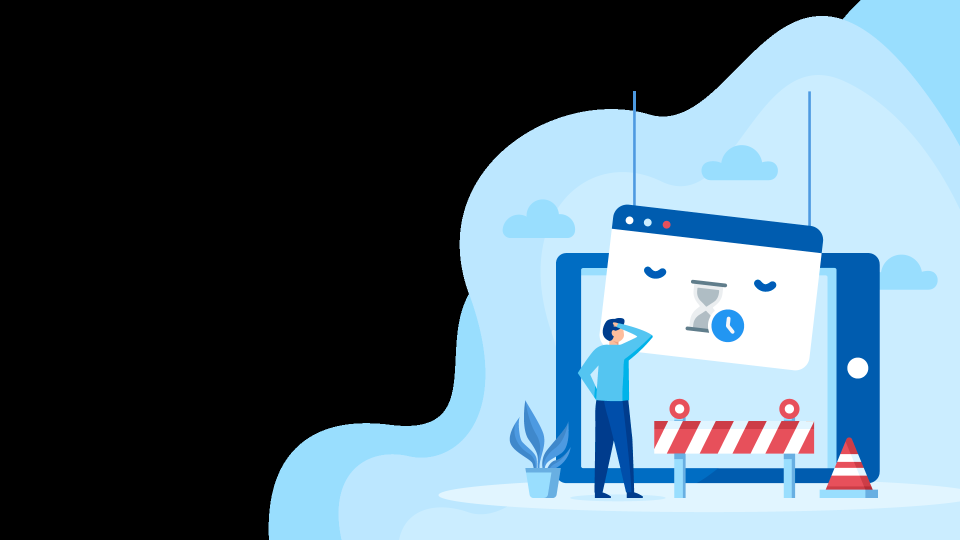
#> input picture assets/css/images/404page.png, 1920 x 1080 px (shown at 1/2 size)
$ python confidence_gate.py ../../assets/css/images ../../assets/css/images/login_bg.jpg   (older library calls are emulated)
#> lines starting #> are read from the running program, lines starting #| are printed output that depends on the picture
### gaussian_splat/scripts/capture_analyzer.py
#!/usr/bin/env python3
from __future__ import annotations

import argparse
import json
from dataclasses import dataclass
from pathlib import Path
from statistics import mean, median
from typing import Any

try:
    import cv2
except ImportError:
    cv2 = None

try:
    from PIL import Image, ImageStat
except ImportError:
    Image = None
    ImageStat = None


IMAGE_SUFFIXES = {".jpg", ".jpeg", ".png", ".bmp", ".tif", ".tiff", ".webp"}
VIDEO_SUFFIXES = {".mp4", ".mov", ".avi", ".mkv", ".webm", ".m4v"}


@dataclass
class FrameSample:
    blur: float
    brightness: float
    contrast: float
    thumbnail: Any = None
    readable: bool = True


def clamp(value: float, low: float = 0.0, high: float = 1.0) -> float:
    return max(low, min(high, value))


def risk_level(score: float) -> str:
    if score >= 0.75:
        return "low"
    if score >= 0.45:
        return "medium"
    return "high"


def collect_image_paths(directory: Path) -> list[Path]:
    return sorted(
        path
        for path in directory.iterdir()
        if path.is_file() and path.suffix.lower() in IMAGE_SUFFIXES
    )


def opencv_sample(gray: Any) -> FrameSample:
    thumbnail = cv2.resize(gray, (64, 64), interpolation=cv2.INTER_AREA)
    return FrameSample(
        blur=float(cv2.Laplacian(gray, cv2.CV_64F).var()),
        brightness=float(gray.mean() / 255.0),
        contrast=float(gray.std() / 255.0),
        thumbnail=thumbnail,
    )


# [32 lines left out: functions pil_blur_estimate, pil_sample, not called in this run]


def load_image_sample(path: Path) -> FrameSample:
    if cv2 is not None:
        gray = cv2.imread(str(path), cv2.IMREAD_GRAYSCALE)
        if gray is not None:
            return opencv_sample(gray)

    sample = pil_sample(path)
    if sample is not None:
        return sample

    return FrameSample(0.0, 0.0, 0.0, readable=False)


def load_image_frames(directory: Path) -> list[FrameSample]:
    frames = []
    for path in collect_image_paths(directory):
        frames.append(load_image_sample(path))
#> in load_image_sample, `gray = cv2.imread(str(path), cv2.IMREAD_GRAYSCALE)`:
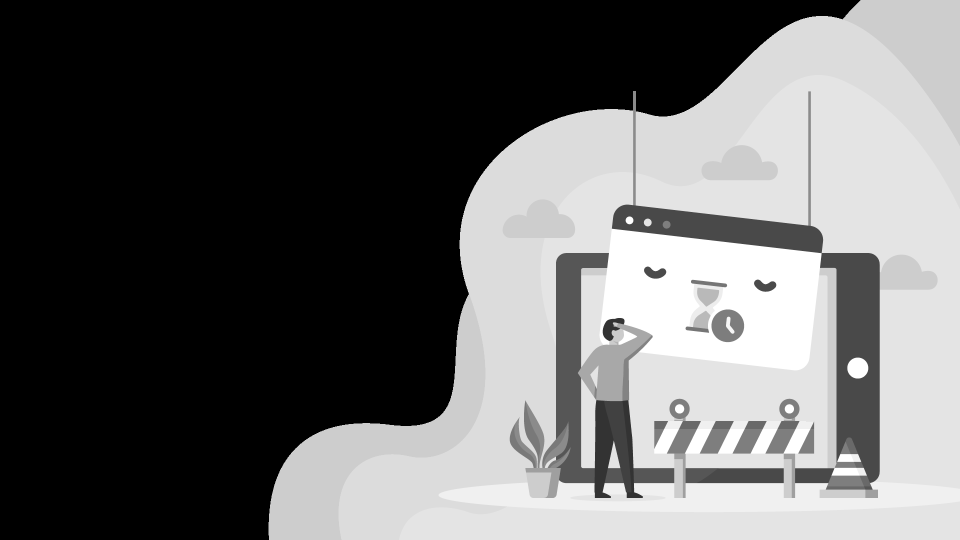
#> gray: shape (1080, 1920) (shown at 1/2 size); min 0, max 255, mean 101
#> in opencv_sample, `thumbnail = cv2.resize(gray, (64, 64), interpolation=cv2.INTER_AREA)`:
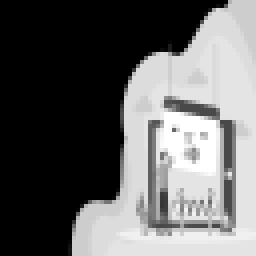
#> thumbnail: shape (64, 64) (shown 4 times larger); min 0, max 255, mean 101
#> pass 2 of the loop in load_image_frames, `for path in collect_image_paths(directory):`:
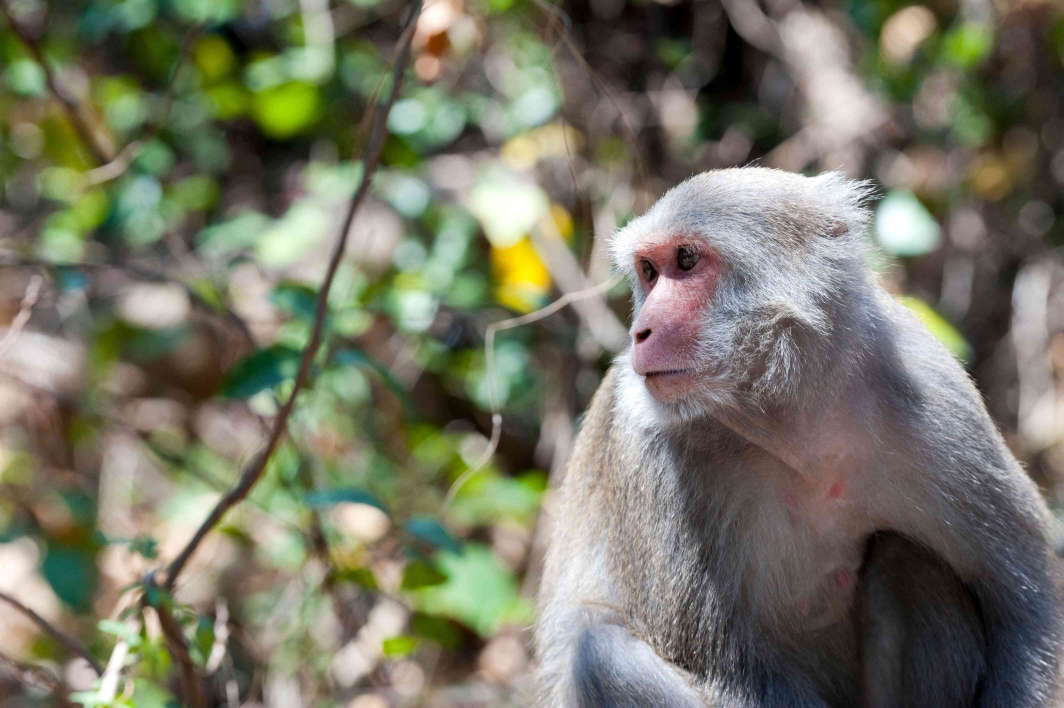
#> input picture assets/css/images/login_bg.jpg, 4256 x 2832 px (shown at 1/4 size)
#> in load_image_sample (call 2), `gray = cv2.imread(str(path), cv2.IMREAD_GRAYSCALE)`:
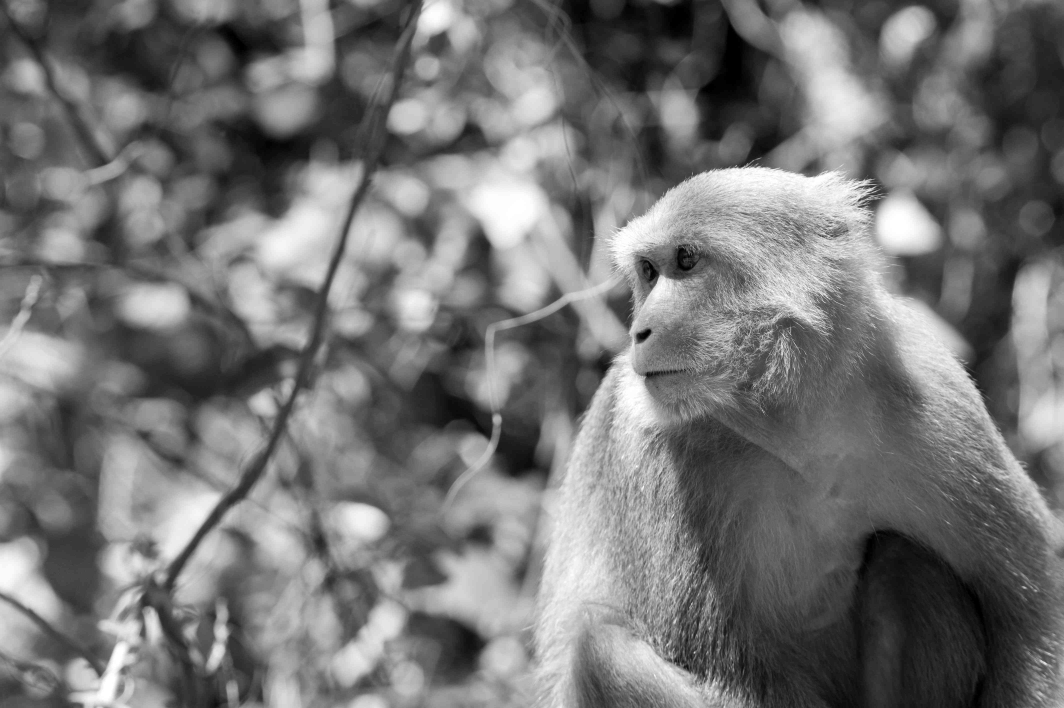
#> gray: shape (2832, 4256) (shown at 1/4 size); min 0, max 255, mean 116.4
#> in opencv_sample (call 2), `thumbnail = cv2.resize(gray, (64, 64), interpolation=cv2.INTER_AREA)`:
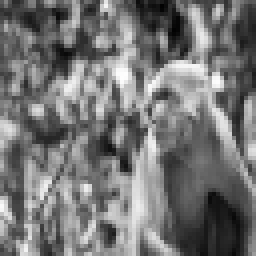
#> thumbnail: shape (64, 64) (shown 4 times larger); min 2, max 254, mean 116.4
    return frames


# [39 lines left out: functions target_frame_indices, load_video_frames, not called in this run]


def load_frames(input_path: Path) -> list[FrameSample]:
    if input_path.is_dir():
        return load_image_frames(input_path)
    if input_path.is_file() and input_path.suffix.lower() in VIDEO_SUFFIXES:
        return load_video_frames(input_path)
    if input_path.is_file() and input_path.suffix.lower() in IMAGE_SUFFIXES:
        return load_image_frames(input_path.parent)
    raise ValueError(f"Expected an image directory or video path: {input_path}")


def thumbnail_diff(previous: Any, current: Any) -> float | None:
    if previous is None or current is None:
        return None
    if cv2 is not None and hasattr(previous, "shape") and hasattr(current, "shape"):
        return float(cv2.absdiff(previous, current).mean() / 255.0)
    pairs = list(zip(previous, current))
    if not pairs:
        return None
    return float(mean(abs(left - right) / 255.0 for left, right in pairs))


def frame_motion(frames: list[FrameSample]) -> list[float]:
    if len(frames) < 2:
        return []

    motions = []
    previous = frames[0].thumbnail
    for frame in frames[1:]:
        current = frame.thumbnail
        diff = thumbnail_diff(previous, current)
        if diff is not None:
            motions.append(diff)
        previous = current
    return motions


def build_metrics(frames: list[FrameSample]) -> dict[str, Any]:
    readable = [frame for frame in frames if frame.readable]
    blurs = [frame.blur for frame in readable]
    brightness = [frame.brightness for frame in readable]
    contrasts = [frame.contrast for frame in readable]
    motions = frame_motion(frames)

    duplicate_ratio = (
        float(sum(value < 0.02 for value in motions) / len(motions)) if motions else 1.0
    )
    jump_ratio = (
        float(sum(value > 0.45 for value in motions) / len(motions)) if motions else 1.0
    )

    return {
        "frameCount": len(frames),
        "blurEstimate": float(median(blurs)) if blurs else 0.0,
        "brightnessEstimate": float(mean(brightness)) if brightness else 0.0,
        "contrastEstimate": float(mean(contrasts)) if contrasts else 0.0,
        "duplicateRatio": duplicate_ratio,
        "lowMotionRatio": duplicate_ratio,
        "meanMotion": float(mean(motions)) if motions else 0.0,
        "motionJumpRatio": jump_ratio,
        "readableFrameCount": len(readable),
        "sampledFrameCount": len(frames),
    }


def load_json(path: Path) -> dict[str, Any]:
    try:
        data = json.loads(path.read_text(encoding="utf-8"))
    except (OSError, json.JSONDecodeError):
        return {}
    return data if isinstance(data, dict) else {}


def job_dir_candidates(path: Path) -> list[Path]:
    start = path if path.is_dir() else path.parent
    return [start, *start.parents[:3]]


def colmap_registration_probe(input_path: Path, frame_count: int) -> dict[str, Any]:
    for candidate in job_dir_candidates(input_path):
        report = load_json(candidate / "processed" / "sfm_report.json")
        if report:
            ratio = report.get("registered_ratio")
            registered = report.get("registered_count")
            image_count = report.get("image_count")
            return {
                "source": "processed/sfm_report.json",
                "registeredRatio": ratio if isinstance(ratio, (int, float)) else None,
                "registeredCount": registered if isinstance(registered, int) else None,
                "imageCount": image_count if isinstance(image_count, int) else None,
            }

        transforms = load_json(candidate / "processed" / "transforms.json")
        frames = transforms.get("frames") if isinstance(transforms.get("frames"), list) else None
        if frames is not None:
            registered = len(frames)
            return {
                "source": "processed/transforms.json",
                "registeredRatio": round(registered / frame_count, 6) if frame_count else None,
                "registeredCount": registered,
                "imageCount": frame_count,
            }
    return {}


def score_report(metrics: dict[str, Any]) -> tuple[float, dict[str, float]]:
    frame_score = clamp(metrics["frameCount"] / 10.0)
    blur_score = clamp(metrics["blurEstimate"] / 350.0)
    brightness_score = clamp(1.0 - abs(metrics["brightnessEstimate"] - 0.5) / 0.5)
    contrast_score = clamp(metrics["contrastEstimate"] / 0.25)
    motion_score = clamp(1.0 - metrics["lowMotionRatio"])
    jump_score = clamp(1.0 - metrics["motionJumpRatio"])

    parts = {
        "frameCount": frame_score,
        "blur": blur_score,
        "brightness": brightness_score,
        "contrast": contrast_score,
        "motion": motion_score,
        "motionJump": jump_score,
    }
    score = (
        frame_score * 0.20
        + blur_score * 0.25
        + brightness_score * 0.15
        + contrast_score * 0.15
        + motion_score * 0.15
        + jump_score * 0.10
    )
    return round(clamp(score), 3), parts


def grade_for(score: float) -> str:
    if score >= 0.93:
        return "A"
    if score >= 0.85:
        return "A-"
    if score >= 0.80:
        return "B+"
    if score >= 0.70:
        return "B"
    if score >= 0.60:
        return "C"
    if score >= 0.50:
        return "D"
    return "F"


def decision_for(score: float) -> str:
    if score >= 0.80:
        return "run"
    if score >= 0.60:
        return "warn"
    if score >= 0.40:
        return "require_override"
    return "recapture_recommended"


def recommendations(metrics: dict[str, Any], parts: dict[str, float]) -> list[str]:
    items = []
    if metrics["frameCount"] < 10:
        items.append("Add more frames before reconstruction.")
    if parts["blur"] < 0.45:
        items.append("Recapture sharper images or remove blurry frames.")
    if parts["brightness"] < 0.45:
        items.append("Improve lighting and avoid under/over-exposed frames.")
    if parts["contrast"] < 0.45:
        items.append("Add frames with more visible texture and contrast.")
    if metrics["lowMotionRatio"] > 0.40:
        items.append("Move around the subject more; many frames look duplicated.")
    if metrics["motionJumpRatio"] > 0.25:
        items.append("Avoid large viewpoint jumps between neighboring frames.")
    probe = metrics.get("colmapRegistrationProbe") if isinstance(metrics.get("colmapRegistrationProbe"), dict) else {}
    ratio = probe.get("registeredRatio")
    if isinstance(ratio, (int, float)) and ratio < 0.60:
        items.append("COLMAP registered too few frames; add overlap or recapture weak angles.")
    return items


def analyze_capture(input_path: str | Path) -> dict[str, Any]:
    path = Path(input_path)
    frames = load_frames(path)
    metrics = build_metrics(frames)
    probe = colmap_registration_probe(path, metrics["frameCount"])
    if probe:
        metrics["colmapRegistrationProbe"] = probe
    score, parts = score_report(metrics)
    registration_score = score
    ratio = probe.get("registeredRatio") if probe else None
    if isinstance(ratio, (int, float)):
        registration_score = float(ratio)
    risks = {
        "frameCount": risk_level(parts["frameCount"]),
        "blur": risk_level(parts["blur"]),
        "brightness": risk_level(parts["brightness"]),
        "contrast": risk_level(parts["contrast"]),
        "duplicates": risk_level(1.0 - metrics["duplicateRatio"]),
        "motion": risk_level(parts["motion"]),
        "motionJump": risk_level(parts["motionJump"]),
        "registration": risk_level(registration_score),
    }

    return {
        "confidenceScore": score,
        "grade": grade_for(score),
        "decision": decision_for(score),
        "estimatedRisk": risks,
        "metrics": metrics,
        "recommendations": recommendations(metrics, parts),
    }


# [24 lines left out: functions parse_args, main, not called in this run]


# [2 lines that do not run on import are left out]

### gaussian_splat/scripts/confidence_gate.py
#!/usr/bin/env python3
from __future__ import annotations

import argparse
import json
from datetime import datetime, timezone
from pathlib import Path
from typing import Any

try:
    from scripts.capture_analyzer import analyze_capture
except ModuleNotFoundError:  # Allows direct `python scripts/confidence_gate.py`.
    from capture_analyzer import analyze_capture


REPORT_NAME = "confidence_report.json"
GATE_NAME = "confidence_gate.json"

DECISION_MAP = {
    "run": "run",
    "warn": "warn",
    "require_override": "hold",
    "recapture_recommended": "reject",
    "hold": "hold",
    "reject": "reject",
}


def utc_now() -> str:
    return datetime.now(timezone.utc).isoformat(timespec="seconds").replace("+00:00", "Z")


def write_json(path: Path, data: dict[str, Any]) -> None:
    path.parent.mkdir(parents=True, exist_ok=True)
    path.write_text(
        json.dumps(data, ensure_ascii=False, indent=2, sort_keys=True) + "\n",
        encoding="utf-8",
    )


def read_report(path: Path) -> dict[str, Any]:
    data = json.loads(path.read_text(encoding="utf-8"))
    if not isinstance(data, dict):
        raise ValueError("report root is not an object")
    return data


def failure_report(reason: str) -> dict[str, Any]:
    return {
        "confidenceScore": None,
        "grade": "",
        "decision": "reject",
        "estimatedRisk": {"analysis": "high"},
        "metrics": {},
        "recommendations": [reason],
    }


def load_or_create_report(
    job_dir: Path, input_path: Path, force: bool = False
) -> tuple[dict[str, Any] | None, str]:
    report_path = job_dir / REPORT_NAME
    if report_path.is_file() and not force:
        try:
            return read_report(report_path), ""
        except (json.JSONDecodeError, OSError, ValueError) as exc:
            return None, f"Malformed {REPORT_NAME}: {exc}"

    try:
        report = analyze_capture(input_path)
#> in analyze_capture, `frames = load_frames(path)`: frames = 2 items
#> in build_metrics, `blurs = [frame.blur for frame in readable]`: blurs = [280.3, 64.22]
#> in build_metrics, `brightness = [frame.brightness for frame in readable]`: brightness = [0.396, 0.457]
#> in build_metrics, `contrasts = [frame.contrast for frame in readable]`: contrasts = [0.427, 0.223]
#> the loop in frame_motion, `for frame in frames[1:]:` made 1 pass
#> diff on pass 1: 0.423
#> after the loop in frame_motion, `for frame in frames[1:]:`: motions = [0.423]
#> in build_metrics, `duplicate_ratio = ( float(sum(value < 0.02 for value in motions) / len..`: duplicate_ratio = 0
#> in analyze_capture, `metrics = build_metrics(frames)`: metrics = 10 items
#> in analyze_capture, `probe = colmap_registration_probe(path, metrics["frameCount"])`: probe = 0 items
#> in score_report, `frame_score = clamp(metrics["frameCount"] / 10.0)`: frame_score = 0.2
#> in score_report, `blur_score = clamp(metrics["blurEstimate"] / 350.0)`: blur_score = 0.492
#> in score_report, `brightness_score = clamp(1.0 - abs(metrics["brightnessEstimate"] - 0.5..`: brightness_score = 0.853
#> in score_report, `contrast_score = clamp(metrics["contrastEstimate"] / 0.25)`: contrast_score = 1
#> in score_report, `parts = { "frameCount": frame_score, "blur": blur_score, "brightness":..`: parts = {'frameCount': 0.2, 'blur': 0.492, 'brightness': 0.853, 'contrast': 1, 'motion': 1, 'motionJump': 1}
#> in score_report, `score = ( frame_score * 0.20 + blur_score * 0.25 + brightness_score * ..`: score = 0.691
#> in analyze_capture, `risks = { "frameCount": risk_level(parts["frameCount"]), "blur": risk_..`: risks = {'frameCount': 'high', 'blur': 'medium', 'brightness': 'low', 'contrast': 'low', 'duplicates': 'low', 'motion': 'low', 'motionJump': 'low', 'registration': 'medium'}
#> in recommendations, `probe = metrics.get("colmapRegistrationProbe") if isinstance(metrics.g..`: probe = 0 items
    except Exception as exc:  # Fail closed before heavy reconstruction.
        report = failure_report(f"Capture analysis failed: {exc}")
    write_json(report_path, report)
    return report, ""


def normalize_decision(original: str) -> str:
    return DECISION_MAP.get(original, "reject")


def gate_reason(
    original: str,
    decision: str,
    malformed_reason: str,
    recommendations: list[Any] | None = None,
) -> str:
    if malformed_reason:
        return malformed_reason
    for item in recommendations or []:
        item = str(item)
        if item.startswith("Capture analysis failed:"):
            return item
    if original not in DECISION_MAP:
        return f"Unsupported confidence decision: {original}"
    if decision == "hold":
        return "Confidence gate requires manual override."
    if decision == "reject":
        return "Confidence gate rejected capture."
    if decision == "warn":
        return "Confidence gate warning."
    return ""


def list_or_empty(value: Any) -> list[Any]:
    return value if isinstance(value, list) else []


def dict_or_empty(value: Any) -> dict[str, Any]:
    return value if isinstance(value, dict) else {}


def run_confidence_gate(
    job_dir: str | Path,
    input_path: str | Path,
    override: bool = False,
    override_reason: str = "",
    force: bool = False,
) -> dict[str, Any]:
    job_dir = Path(job_dir)
    input_path = Path(input_path)
    job_dir.mkdir(parents=True, exist_ok=True)

    report, malformed_reason = load_or_create_report(job_dir, input_path, force=force)
#> in load_or_create_report, `report = analyze_capture(input_path)`: report = 6 items
    if report is None:
        original = "malformed_report"
        decision = "reject"
        score = None
        grade = ""
        risks: dict[str, Any] = {"analysis": "high"}
        metrics: dict[str, Any] = {}
        recommendations = [malformed_reason]
    else:
        original = str(report.get("decision") or "").strip() or "unknown"
        decision = normalize_decision(original)
        score = report.get("confidenceScore")
        grade = str(report.get("grade") or "")
        risks = dict_or_empty(report.get("estimatedRisk"))
        metrics = dict_or_empty(report.get("metrics"))
        recommendations = list_or_empty(report.get("recommendations"))

    effective = decision
    if decision == "hold" and override:
        effective = "run_with_override"
    if decision == "reject":
        effective = "reject"

    gate = {
        "createdAt": utc_now(),
        "score": score,
        "grade": grade,
        "originalDecision": original,
        "decision": decision,
        "effectiveDecision": effective,
        "override": {
            "enabled": bool(override),
            "reason": str(override_reason or ""),
        },
        "reason": gate_reason(original, decision, malformed_reason, recommendations),
        "risks": risks,
        "metrics": metrics,
        "recommendations": recommendations,
        "reportPath": str(job_dir / REPORT_NAME),
        "gatePath": str(job_dir / GATE_NAME),
    }
    write_json(job_dir / GATE_NAME, gate)
    return gate


def parse_args() -> argparse.Namespace:
    parser = argparse.ArgumentParser(
        description="Gate Gaussian Splat jobs using capture confidence."
    )
    parser.add_argument("job_dir")
    parser.add_argument("input_path")
    parser.add_argument("--override", action="store_true")
    parser.add_argument("--override-reason", default="")
    parser.add_argument("--force", action="store_true")
    return parser.parse_args()


def main() -> None:
    args = parse_args()
    gate = run_confidence_gate(
        args.job_dir,
        args.input_path,
        override=args.override,
        override_reason=args.override_reason,
        force=args.force,
    )
#> in run_confidence_gate, `report, malformed_reason = load_or_create_report(job_dir, input_path, ..`: malformed_reason = ''
#> in run_confidence_gate, `original = str(report.get("decision") or "").strip() or "unknown"`: original = 'warn'
#> in run_confidence_gate, `score = report.get("confidenceScore")`: score = 0.691
#> in run_confidence_gate, `grade = str(report.get("grade") or "")`: grade = 'C'
#> in run_confidence_gate, `metrics = dict_or_empty(report.get("metrics"))`: metrics = 10 items
#> in run_confidence_gate, `recommendations = list_or_empty(report.get("recommendations"))`: recommendations = ['Add more frames before reconstruction.']
#> in run_confidence_gate, `effective = decision`: effective = 'warn'
#> the loop in gate_reason, `for item in recommendations or []:` made 1 pass
#> gate = 13 items
    print(gate["gatePath"])
#| ../../assets/css/images/confidence_gate.json


if __name__ == "__main__":
    main()
